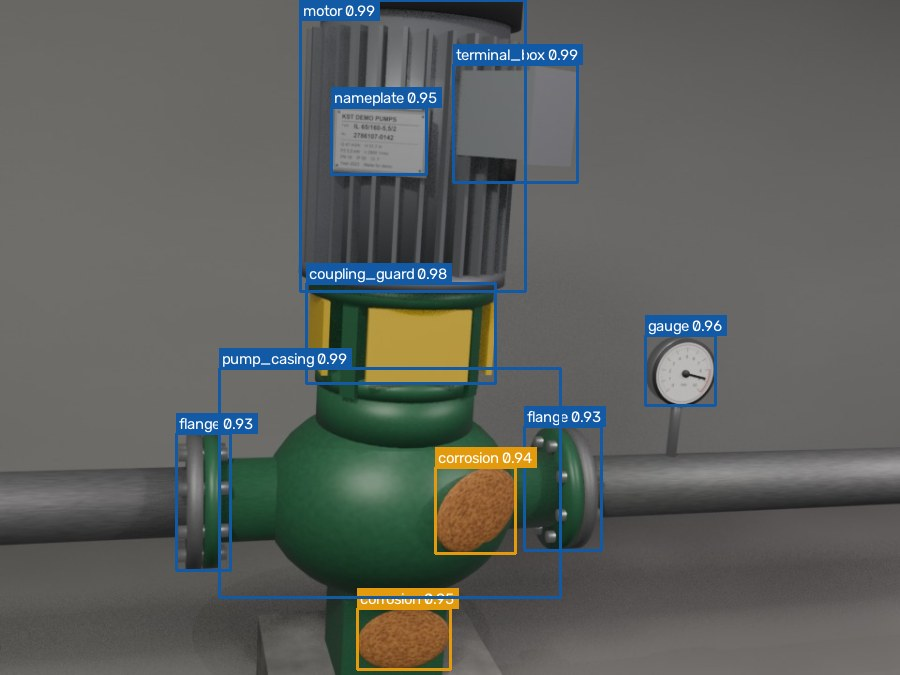
#> input picture assets/cv/blender_test_99_0003.jpg, 900 x 675 px
$ python gauge.py ../assets/cv/blender_test_99_0003.jpg
#> lines starting #> are read from the running program, lines starting #| are printed output that depends on the picture; after the words box and inside, x2 and y2 are one past the last pixel; in counts of white or black regions, pixels touching at a corner belong together
"""Чтение стрелочного манометра по кадру средствами OpenCV.

Запуск:
    python cv/gauge.py <изображение> [минимум=0] [максимум=10] [развёртка_шкалы_в_градусах=270]
"""

import math
import sys

import cv2
import numpy as np

SIZE = 320
WORK = 360
RADIUS = SIZE * 0.47
BAND = (0.15, 0.48)
MIN_COVERAGE = 0.6
MIN_RATIO = 0.5
MIN_CONTRAST = 40.0


def dial_ellipse(gray: np.ndarray):
    """Ищет обод циферблата: эллипс, вдоль которого перепады яркости идут почти по всей окружности.

    Каждый контур перепадов даёт пробный эллипс. Эллипс оценивается по всем перепадам кадра: считается доля
    направлений из центра, в которых на его линии есть перепад. Из самых полных берутся самые однородные внутри, а из них самый крупный: очертание всего корпуса
    включает тёмную боковую стенку и уступает лицевой стороне циферблата.
    Возвращает центр, оси и угол в координатах исходного кадра.
    """
    scale = WORK / max(gray.shape)
    work = cv2.resize(gray, None, fx=scale, fy=scale, interpolation=cv2.INTER_AREA if scale < 1 else cv2.INTER_CUBIC)
    height, width = work.shape
    edges = cv2.Canny(cv2.GaussianBlur(work, (5, 5), 0), 40, 120)
    ys, xs = np.nonzero(edges)
    points = np.stack([xs, ys], axis=1).astype(np.float32)
    contours, _ = cv2.findContours(edges, cv2.RETR_LIST, cv2.CHAIN_APPROX_NONE)
    candidates = []
    for contour in contours:
        if len(contour) < 40:
            continue
        (cx, cy), (d1, d2), angle = cv2.fitEllipse(contour)
        small, large = min(d1, d2), max(d1, d2)
        if not (small >= 0.2 * min(height, width) and small >= MIN_RATIO * large and large <= 1.15 * max(height, width)):
            continue
        if not (0.2 * width < cx < 0.8 * width and 0.2 * height < cy < 0.8 * height):
            continue
        t = math.radians(angle)
        rel = points - np.array([cx, cy], np.float32)
        u = (rel[:, 0] * math.cos(t) + rel[:, 1] * math.sin(t)) / (d1 / 2)
        v = (-rel[:, 0] * math.sin(t) + rel[:, 1] * math.cos(t)) / (d2 / 2)
        on_line = np.abs(np.hypot(u, v) - 1.0) < 0.04
        coverage = len(np.unique((np.degrees(np.arctan2(v[on_line], u[on_line])) // 5).astype(int))) / 72
        if coverage >= MIN_COVERAGE:
            inside = np.zeros(work.shape, np.uint8)
            cv2.ellipse(inside, ((cx, cy), (d1 * 0.94, d2 * 0.94), angle), 255, -1)
            values = work[inside > 0].astype(np.int16)
            evenness = float((np.abs(values - np.median(values)) < 30).mean())
            candidates.append((coverage, evenness, small, ((cx / scale, cy / scale), (d1 / scale, d2 / scale), angle)))
    if not candidates:
        return None
    complete = [c for c in candidates if c[0] >= max(c[0] for c in candidates) - 0.1]
    even = [c for c in complete if c[1] >= max(c[1] for c in complete) - 0.07]
    best = max(even, key=lambda c: c[2])[3]
    return best


def rectify(image: np.ndarray) -> np.ndarray | None:
    """Находит циферблат и приводит его к кругу фиксированного размера.

    Циферблат, снятый под углом, виден как эллипс. Изображение растягивается вдоль осей эллипса так,
    чтобы он стал окружностью, без поворота вокруг центра.
    """
    gray = cv2.cvtColor(image, cv2.COLOR_BGR2GRAY)
    found = dial_ellipse(gray)
    if found is None:
        return None
    (cx, cy), (d1, d2), angle = found
    a = math.radians(angle)
    rot = np.array([[math.cos(a), math.sin(a)], [-math.sin(a), math.cos(a)]])
    scale = np.diag([2 * RADIUS / d1, 2 * RADIUS / d2])
    m = rot.T @ scale @ rot
    shift = np.array([SIZE / 2, SIZE / 2]) - m @ np.array([cx, cy])
    return cv2.warpAffine(
        gray, np.hstack([m, shift[:, None]]), (SIZE, SIZE), flags=cv2.INTER_LINEAR, borderMode=cv2.BORDER_REPLICATE
    )


# [58 lines left out: functions needle_axis, needle_angle, not called in this run]


def read_gauge(image: np.ndarray, vmin: float = 0.0, vmax: float = 10.0, sweep_deg: float = 270.0) -> dict:
    """Возвращает показание манометра, угол стрелки и признак надёжности результата."""
    dial = rectify(image)
    if dial is None:
        return {"value": None, "ok": False, "reason": "циферблат не найден"}
    angle, contrast = needle_angle(dial, sweep_deg)
    angle = max(-sweep_deg / 2, min(sweep_deg / 2, angle))
    value = vmin + (angle + sweep_deg / 2) / sweep_deg * (vmax - vmin)
    return {
        "value": round(value, 2),
        "angle_deg": round(angle, 1),
        "contrast": round(contrast, 1),
        "ok": contrast >= MIN_CONTRAST,
    }


if __name__ == "__main__":
    frame = cv2.imdecode(np.fromfile(sys.argv[1], np.uint8), cv2.IMREAD_COLOR)
#> frame is the input picture: shape (675, 900, 3); mean B, G, R 92.8, 96.3, 92.8
    args = [float(v) for v in sys.argv[2:5]]
    print(read_gauge(frame, *args))
#> in rectify, `gray = cv2.cvtColor(image, cv2.COLOR_BGR2GRAY)`:
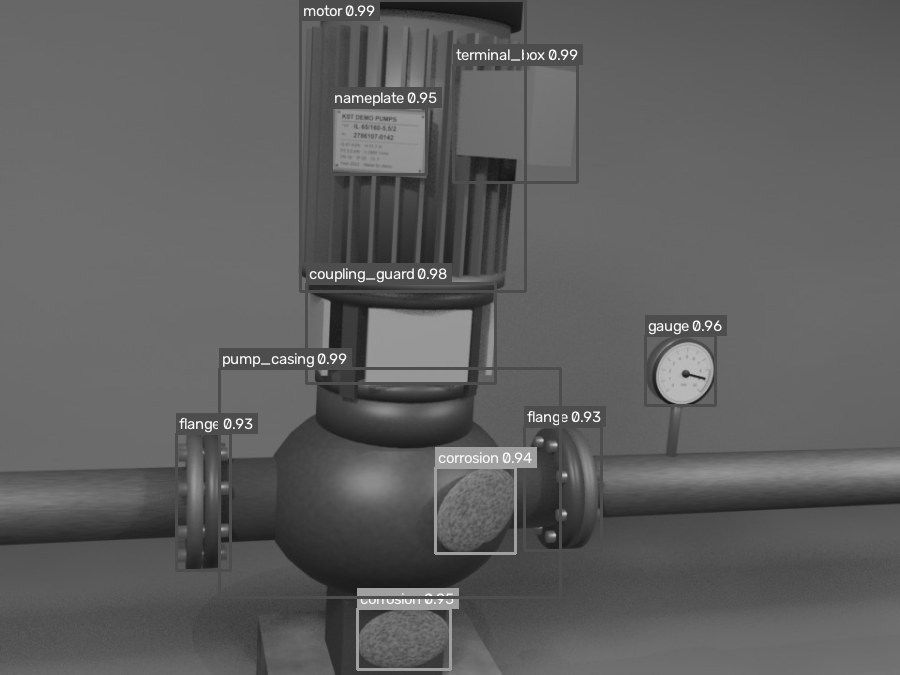
#> gray: shape (675, 900); min 12, max 254, mean 94.9
#> in dial_ellipse, `edges = cv2.Canny(cv2.GaussianBlur(work, (5, 5), 0), 40, 120)`:
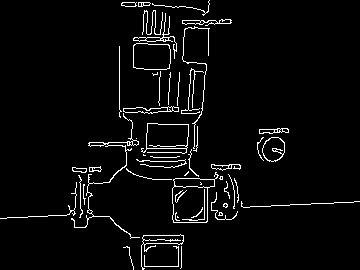
#> edges: shape (270, 360); 3.9% white in thin lines or dots
#> in dial_ellipse, `ys, xs = np.nonzero(edges)`: ys = 3818 values from 0 to 269; xs = 3818 values, max 359 at index 2873, min 0 at index 3313, mean 170.7
#> in dial_ellipse, `points = np.stack([xs, ys], axis=1).astype(np.float32)`: points = 3818 pairs, first value 0 to 359, second value 0 to 269
#> in dial_ellipse, `contours, _ = cv2.findContours(edges, cv2.RETR_LIST, cv2.CHAIN_APPROX_..`: contours = 92 contours, 57 with area under 20; largest, box (x1, y1, x2, y2) and area: (172, 172, 219, 223) 1558, (172, 186, 208, 223) 1230, (141, 123, 189, 154) 1001, (146, 123, 189, 149) 994, (133, 43, 171, 70) 910
#> the loop in dial_ellipse, `for contour in contours:` made 92 passes
#> (cx, cy, d1, d2, angle, small, large) on passes 1, 2, 3, 4, 5, 14, 15, 16, 17, 18, 19, 21: (181, 301.6, 0.299, 19.45, 0, 0.299, 19.45), (161.3, 255.8, 23.99, 39.68, 88.16, 23.99, 39.68), (126.8, 262.6, 10.1, 37.05, 170.7, 10.1, 37.05), (162.6, 238.9, 9.95, 39.91, 89.36, 9.95, 39.91), (163.5, 257.3, 46.86, 48.06, 37.68, 46.86, 48.06), (306, 199.8, 8.38, 207.3, 87.12, 8.38, 207.3), (226.3, 204.2, 27.75, 31.23, 33.38, 27.75, 31.23), (178.9, 195.4, 5.25, 14.77, 42.31, 5.25, 14.77), (204.3, 220.9, 8.14, 8.7, 0, 8.14, 8.7), (189.6, 204.1, 40.26, 41.67, 170.7, 40.26, 41.67), (83.86, 192.6, 1.91, 19.07, 178.9, 1.91, 19.07), (73.4, 214.6, 23.64, 31.91, 49.29, 23.64, 31.91)
#> contour on passes 6, 50: [[177, 216], [177, 217], [178, 217]], [[136, 138]]
#> after the loop in dial_ellipse, `for contour in contours:`: candidates = []
#| {'value': None, 'ok': False, 'reason': 'циферблат не найден'}

$ run again, on assets/cv/blender_test_99_0025.jpg
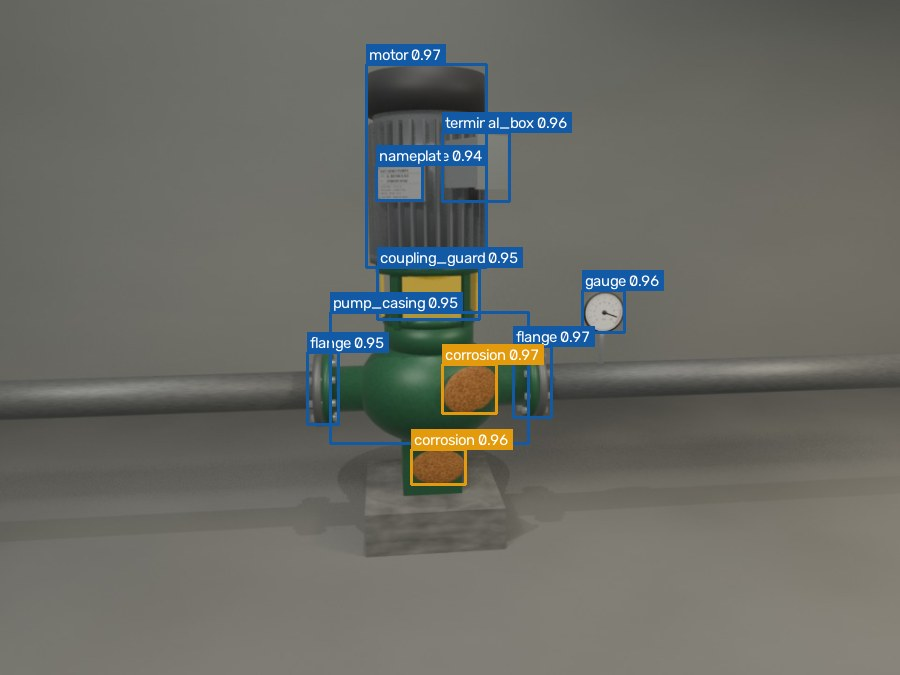
#> input picture assets/cv/blender_test_99_0025.jpg, 900 x 675 px
#> frame is the input picture: shape (675, 900, 3); mean B, G, R 101.1, 107.1, 105.7
#> in rectify, `gray = cv2.cvtColor(image, cv2.COLOR_BGR2GRAY)`:
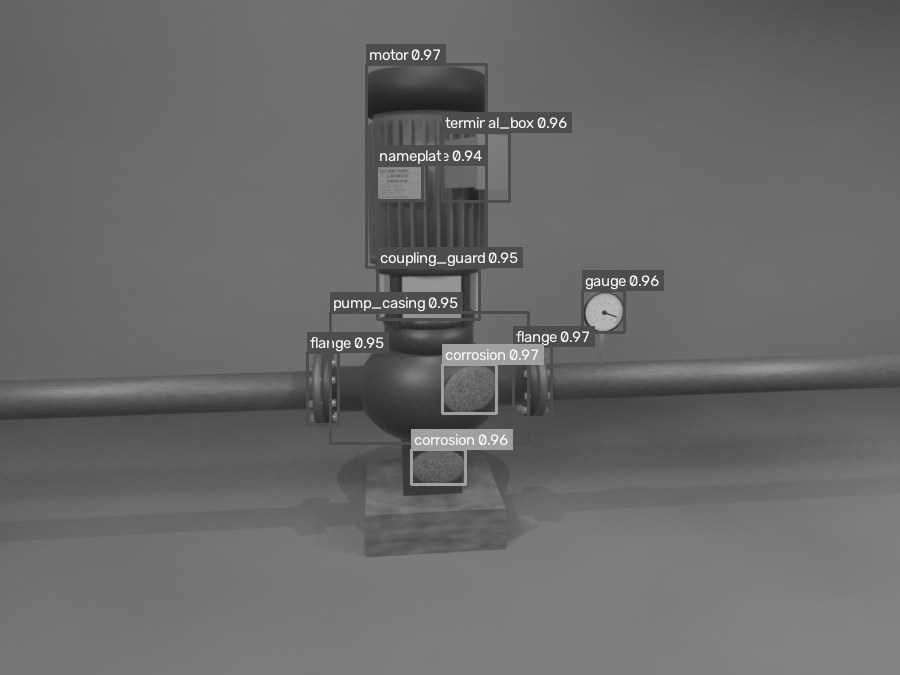
#> gray: shape (675, 900); min 28, max 252, mean 106
#> in dial_ellipse, `edges = cv2.Canny(cv2.GaussianBlur(work, (5, 5), 0), 40, 120)`:
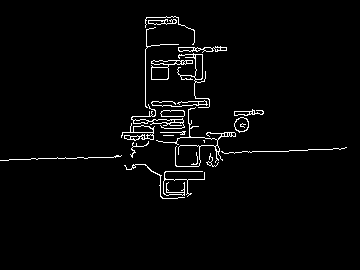
#> edges: shape (270, 360); 2.6% white in thin lines or dots, all inside (x1, y1, x2, y2) = (0, 16, 347, 199)
#> ys = 2539 values from 16 to 198; xs = 2539 values, max 346 at index 1802, min 0 at index 2146, mean 178.7
#> points = 2539 pairs, first value 0 to 346, second value 16 to 198
#> contours = 64 contours, 36 with area under 20; largest, box (x1, y1, x2, y2) and area: (151, 60, 193, 80) 340, (121, 123, 155, 141) 211, (151, 67, 169, 80) 200, (177, 53, 210, 108) 196, (194, 54, 203, 80) 172
#> the loop in dial_ellipse, `for contour in contours:` made 64 passes
#> (cx, cy, d1, d2, angle, small, large) on passes 1, 3, 5, 6, 8, 10, 24, 25: (180.6, 181.7, 24.15, 41.14, 78.95, 24.15, 41.14), (152.5, 180.6, 17.56, 60.88, 123.9, 17.56, 60.88), (62.23, 157.9, 2.1, 110.9, 87.9, 2.1, 110.9), (212.2, 160.6, 10.33, 11.59, 142.3, 10.33, 11.59), (284.4, 149.9, 2.3, 113.7, 87.81, 2.3, 113.7), (138.3, 146.4, 11.41, 21.41, 38.54, 11.41, 21.41), (184.1, 131.9, 4.77, 21.53, 104.1, 4.77, 21.53), (142.2, 129, 7.02, 21.94, 92.12, 7.02, 21.94)
#> after the loop in dial_ellipse, `for contour in contours:`: candidates = []
#| {'value': None, 'ok': False, 'reason': 'циферблат не найден'}

$ run again, on assets/cv/customer_holdout_h08_burnt_terminal_box_missed.jpg
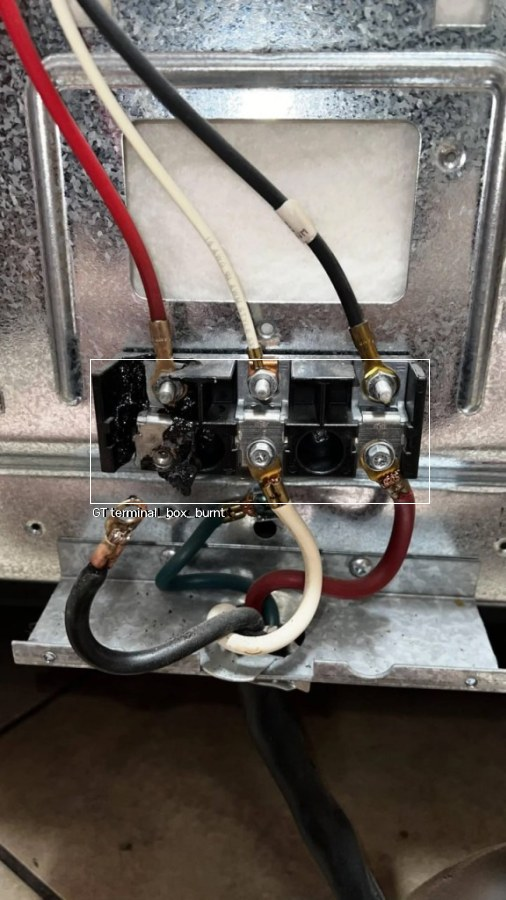
#> input picture assets/cv/customer_holdout_h08_burnt_terminal_box_missed.jpg, 506 x 900 px
#> frame is the input picture: shape (900, 506, 3); mean B, G, R 97.4, 102, 108.1
#> in dial_ellipse, `edges = cv2.Canny(cv2.GaussianBlur(work, (5, 5), 0), 40, 120)`:
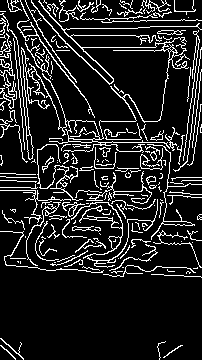
#> edges: shape (360, 202); 13.4% white in thin lines or dots
#> ys = 9717 values from 0 to 359; xs = 9717 values, max 201 at index 903, min 0 at index 457, mean 96.83
#> points = 9717 pairs, first value 0 to 201, second value 0 to 359
#> contours = 221 contours, 179 with area under 20; largest, box (x1, y1, x2, y2) and area: (0, 0, 202, 160) 1376, (67, 120, 100, 140) 510, (71, 199, 158, 268) 252, (163, 37, 186, 57) 206, (0, 74, 17, 109) 124
#> the loop in dial_ellipse, `for contour in contours:` made 221 passes
#> (cx, cy, d1, d2, angle, small, large, t) on passes 76, 135, 218: (101.9, 233.1, 53.79, 99.04, 65.35, 53.79, 99.04, 1.14), (145.3, 184.4, 75.3, 99.27, 140.1, 75.3, 99.27, 2.45), (100, 82.1, 133.8, 174.5, 99.22, 133.8, 174.5, 1.73)
#> after the loop in dial_ellipse, `for contour in contours:`: candidates = 3 items
#> complete = 1 item
#> in dial_ellipse, `best = max(even, key=lambda c: c[2])[3]`: best = ((250.1, 205.3), (334.4, 436.2), 99.22)
#> in rectify, `(cx, cy), (d1, d2), angle = found`: cx = 250.1; cy = 205.3; d1 = 334.4; d2 = 436.2; angle = 99.22
#> a = 1.73
#> rot = [[-0.16, 0.987], [-0.987, -0.16]]
#> in rectify, `scale = np.diag([2 * RADIUS / d1, 2 * RADIUS / d2])`: scale = [[0.899, 0], [0, 0.69]]
#> m = [[0.695, -0.0332], [-0.0332, 0.894]]
#> shift = [-6.95, -15.22]
#> the loop in needle_angle, `for sign in (1.0, -1.0):` made 1 pass
#> pass 1, in needle_angle, `spread = cv2.dilate(np.vstack([diff[-8:], diff, diff[:8]]), np.ones((5..`:
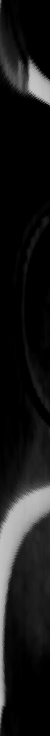
#> spread: shape (736, 50) float32; min 0, max 196, mean 24.5
#> values = 2117 values, max 237 at index 246, min 20 at index 1835, mean 113.6
#> in needle_axis, `weight = np.clip(sign * (np.median(values) - values), 0, None)`: weight = 2117 values, max 97 at index 1835, min 0 at index 0, mean 36.15
#> in needle_axis, `weight = np.where(weight > 0.5 * weight.max(), weight, 0.0)`: weight = 2117 values, max 97 at index 1835, min 0 at index 0, mean 34
#> mean = [-19.42, -50.72]
#> cov = [[193.2, 233], [233, 304.6]]
#> vals = [9.37, 488.5]; vecs = [[-0.785, 0.619], [0.619, 0.785]]
#> in needle_axis, `axis = vecs[:, int(vals.argmax())]`: axis = [0.619, 0.785]
#> in needle_axis, `axis = -axis`: axis = [-0.619, -0.785]
#> fine = -38.28
#> in read_gauge, `angle, contrast = needle_angle(dial, sweep_deg)`: angle = -21; contrast = 152.1
#> value = 4.22
#| {'value': 4.22, 'angle_deg': -21.0, 'contrast': 152.1, 'ok': True}
